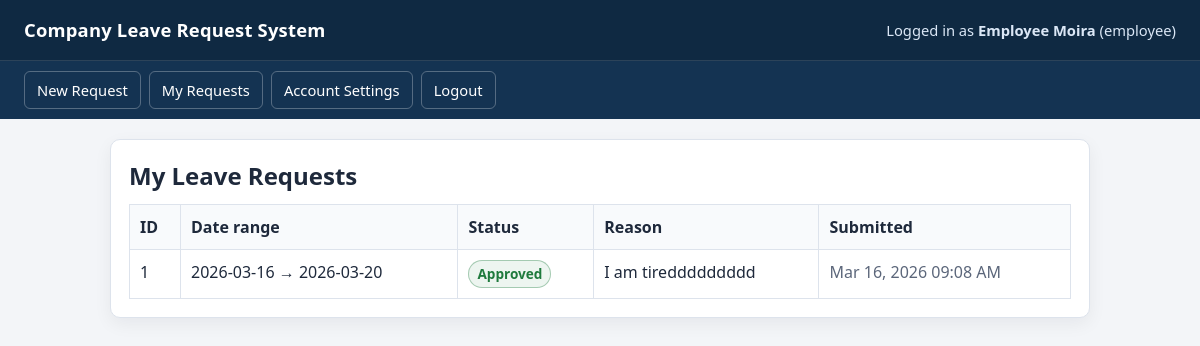
Page /leave/mine (signed in) on the earlier database version.
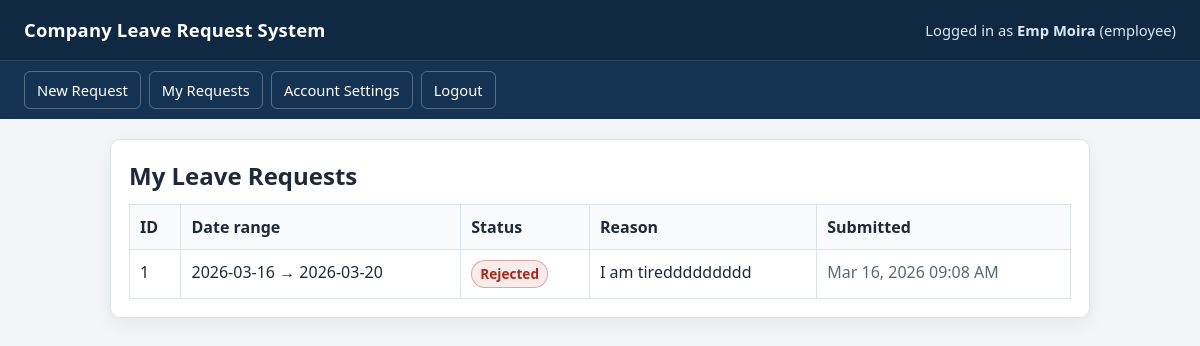
Same page on the later database version.
### tables this page shows
CREATE TABLE users (
            id INTEGER PRIMARY KEY AUTOINCREMENT,
            full_name TEXT NOT NULL,
            username TEXT NOT NULL UNIQUE,
            password TEXT NOT NULL,
            role TEXT NOT NULL CHECK(role IN ('employee', 'supervisor', 'admin')),
            active INTEGER NOT NULL DEFAULT 1 CHECK(active IN (0, 1))
        );

CREATE TABLE leave_requests (
            id INTEGER PRIMARY KEY AUTOINCREMENT,
            employee_id INTEGER NOT NULL,
            start_date TEXT NOT NULL,
            end_date TEXT NOT NULL,
            reason TEXT NOT NULL,
            status TEXT NOT NULL CHECK(status IN ('Pending', 'Approved', 'Rejected')) DEFAULT 'Pending',
            decided_by INTEGER,
            decided_at TEXT,
            created_at TEXT NOT NULL,
            FOREIGN KEY(employee_id) REFERENCES users(id),
            FOREIGN KEY(decided_by) REFERENCES users(id)
        );

### app.py (the view)
@app.get("/leave/mine", response_class=HTMLResponse)
def my_leave_requests(request: Request):
    user = ensure_logged_in(request)
    ensure_permission(user, "leave", "view_own")
    conn = get_db()
    raw_items = conn.execute(
        """
        SELECT id, start_date, end_date, reason, status, created_at
        FROM leave_requests
        WHERE employee_id = ?
        ORDER BY id DESC
        """,
        (user["id"],),
    ).fetchall()
    conn.close()
    items = []
    for r in raw_items:
        created_at = r["created_at"]
        try:
            dt = datetime.fromisoformat(created_at)
            created_at_display = dt.strftime("%b %d, %Y %I:%M %p")
        except Exception:
            created_at_display = created_at
        items.append({**dict(r), "created_at_display": created_at_display})
    return templates.TemplateResponse(
        "leave_mine.html",
        base_context(request, "My Leave Requests", items=items),
    )

### templates/leave_mine.html
{% extends 'base.html' %}
{% block content %}
<section class="card">
    <h2>My Leave Requests</h2>
    {% if items %}
    <table>
        <thead>
            <tr>
                <th>ID</th>
                <th>Date range</th>
                <th>Status</th>
                <th>Reason</th>
                <th>Submitted</th>
            </tr>
        </thead>
        <tbody>
            {% for r in items %}
            <tr>
                <td>{{ r['id'] }}</td>
                <td>{{ r['start_date'] }} → {{ r['end_date'] }}</td>
                <td>
                    <span class="status status-{{ r['status']|lower }}">{{ r['status'] }}</span>
                </td>
                <td>{{ r['reason'] }}</td>
                <td class="muted">{{ r['created_at_display'] }}</td>
            </tr>
            {% endfor %}
        </tbody>
    </table>
    {% else %}
    <p>No leave requests yet.</p>
    {% endif %}
</section>
{% endblock %}

### templates/base.html (shortened to what this page needs)
<!doctype html>
<html lang="en">
  <head>
    <link rel="stylesheet" href="/static/styles.css" />
  </head>
  <body>
    <header class="topbar">
      <h1>Company Leave Request System</h1>
      {% if current_user %}
      <div class="user-info">
        Logged in as <strong>{{ current_user['full_name'] }}</strong> ({{
        current_user['role'] }})
      </div>
      {% endif %}
    </header>
    {% if current_user %}
    <nav class="nav">
      {% if 'submit' in permissions.get('leave', []) %}
      <a href="/leave/new">New Request</a>
      {% endif %} {% if 'view_own' in permissions.get('leave', []) %}
      <a href="/leave/mine">My Requests</a>
      {% endif %}
      <a href="/account">Account Settings</a>
      <a href="/logout">Logout</a>
    </nav>
    {% endif %}
    <main class="container">{% block content %}{% endblock %}</main>
  </body>
</html>

Differences in the rows shown:
changed users "employee": full_name "Employee Moira" → "Emp Moira"
changed leave_requests "I am tireddddddddd": status "Approved" → "Rejected"
